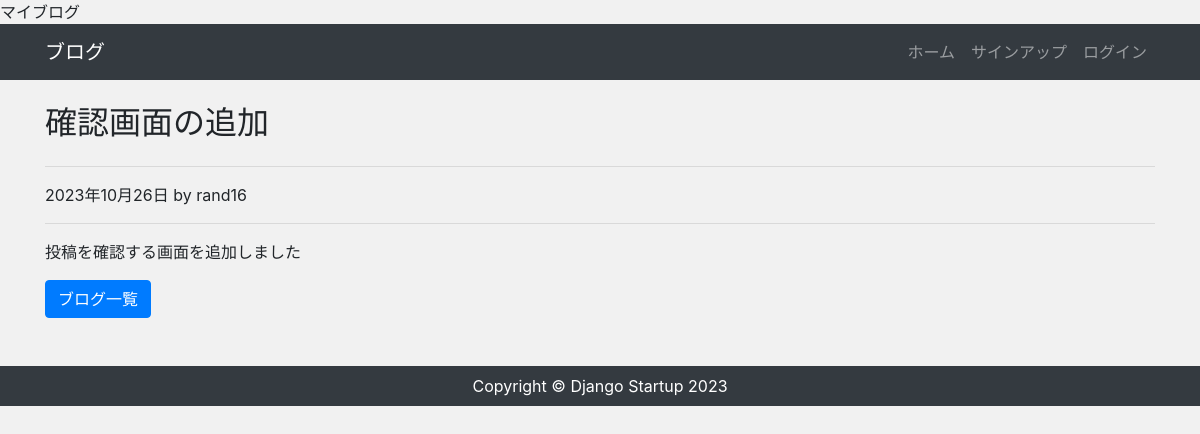
Page /post/27 on the committed database.
### blog/models.py (models this page shows, shortened)
class Post(models.Model):
    author = models.ForeignKey(settings.AUTH_USER_MODEL, on_delete=models.CASCADE)
    title = models.CharField("タイトル", max_length=255)
    content = models.TextField("本文")
    created_at = models.DateField("作成日", default=timezone.now)

### blog/views.py (the view)
# urls.py: path('post/<int:pk>', views.PostDetailView.as_view(), name='post_detail'),
class PostDetailView(DetailView):
    model = models.Post
    context_object_name = "post_data"
    template_name = "blog/post_detail.html"
    '''
    # 最初に呼ばれる関数
    def get(self, request, *args, **kwargs):
        # idを指定することで，特定のデータを取得できる
        post_data = Post.objects.get(id=self.kwargs['pk'])
        return render(request, 'blog/post_detail.html', {
            'post_data': post_data
        })
    '''

### blog/templates/blog/post_detail.html (shortened to what this page needs)
{% extends "blog/base.html" %}
{% block content %}
<h2 class="my-4">{{ post_data.title }}</h2>
<hr>
<p>{{ post_data.created_at }} by {{ post_data.author }}</p>
<hr>
<p>{{ post_data.content|linebreaksbr }}</p>
<div class="d-flfex mb-5">
    <a href="{% url 'index' %}" class="btn btn-primary">ブログ一覧</a>
</div>
{% endblock %}

### blog/static/css/style.css (style rules this page uses)
* { margin: 0; padding: 0; box-sizing: border-box; }
body { background-color: #f1f1f1; display: flexbox; flex-flow: column; min-height: 100vh; }

### rows in the picture
Post: title "確認画面の追加", created_at "2023年10月26日", author "rand16", content "投稿を確認する画面を追加しました"
